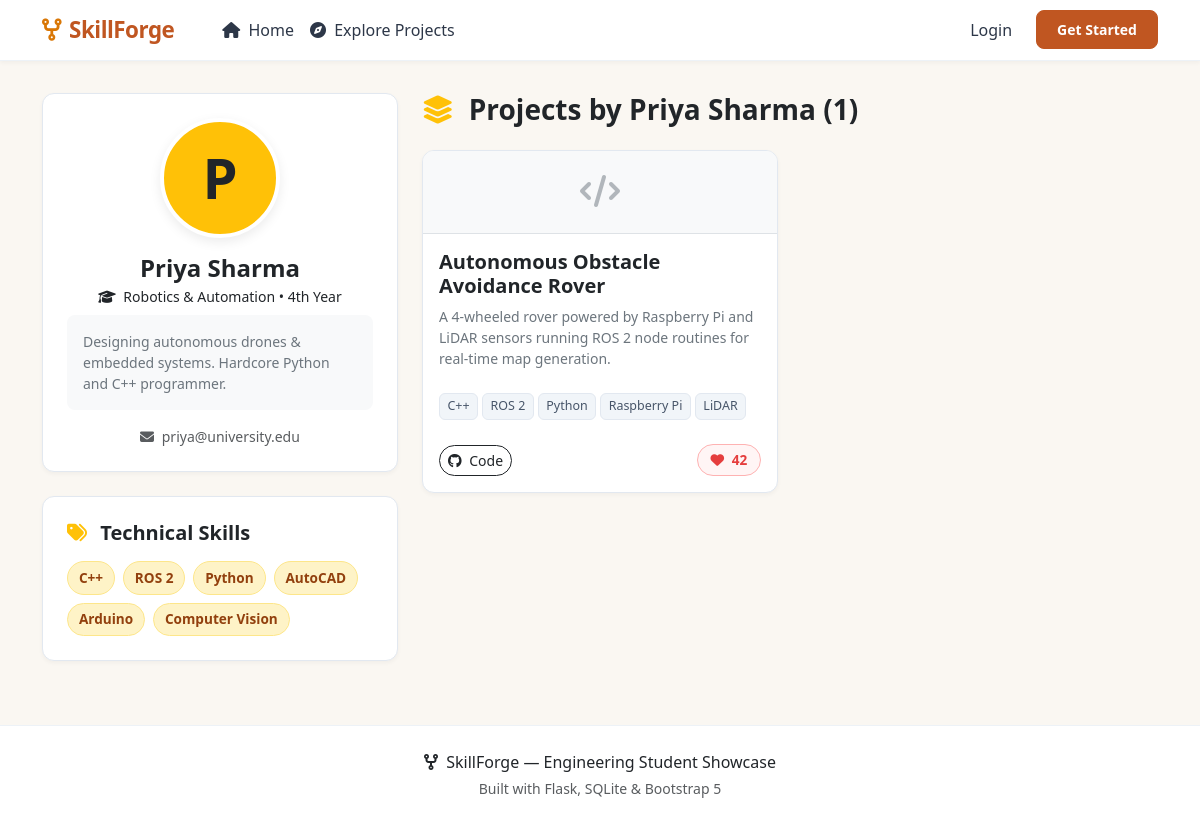
/user/2, run on the app's committed database.
### app.py (models this page shows, shortened)
class User(db.Model):
    id = db.Column(db.Integer, primary_key=True)
    name = db.Column(db.String(100), nullable=False)
    email = db.Column(db.String(120), unique=True, nullable=False)
    password_hash = db.Column(db.String(256), nullable=False)
    branch = db.Column(db.String(100), nullable=True)
    year = db.Column(db.String(20), nullable=True)
    bio = db.Column(db.Text, nullable=True)
    profile_pic = db.Column(db.String(255), nullable=True, default='default_avatar.png')
    created_at = db.Column(db.DateTime, default=datetime.utcnow)
    skills = db.relationship('Skill', backref='user', lazy=True, cascade="all, delete-orphan")
    projects = db.relationship('Project', backref='user', lazy=True, cascade="all, delete-orphan")

class Skill(db.Model):
    id = db.Column(db.Integer, primary_key=True)
    user_id = db.Column(db.Integer, db.ForeignKey('user.id'), nullable=False)
    skill_name = db.Column(db.String(50), nullable=False)

class Project(db.Model):
    id = db.Column(db.Integer, primary_key=True)
    user_id = db.Column(db.Integer, db.ForeignKey('user.id'), nullable=False)
    title = db.Column(db.String(150), nullable=False)
    description = db.Column(db.Text, nullable=False)
    tech_used = db.Column(db.String(200), nullable=True)
    github_link = db.Column(db.String(255), nullable=True)
    image = db.Column(db.String(255), nullable=True)
    likes = db.Column(db.Integer, default=0)
    created_at = db.Column(db.DateTime, default=datetime.utcnow)

### app.py (the view)
@app.route('/user/<int:user_id>')
def public_profile(user_id):
    user = User.query.get_or_404(user_id)
    return render_template('public_profile.html', user=user)

### app.py (called while the page is built)
@app.context_processor
def inject_user():
    current_user = None
    if 'user_id' in session:
        current_user = User.query.get(session['user_id'])
    return dict(current_user=current_user)

### templates/public_profile.html (shortened to what this page needs)
{% extends "base.html" %}
{% block content %}
<div class="row g-4 py-3">
    <div class="col-lg-4">
        <div class="card card-custom p-4 text-center mb-4">
            <div class="position-relative d-inline-block mx-auto mb-3">
                {% if user.profile_pic and user.profile_pic != 'default_avatar.png' %}
                    <img src="{{ url_for('static', filename='uploads/' + user.profile_pic) }}" class="profile-avatar" alt="{{ user.name }}">
                {% else %}
                    <div class="profile-avatar bg-warning text-dark d-flex align-items-center justify-content-center fw-bold display-4 mx-auto">
                        {{ user.name[0] | upper }}
                    </div>
                {% endif %}
            </div>
            <h4 class="fw-bold text-dark mb-1">{{ user.name }}</h4>
            <p class="text-amber fw-medium small mb-2">
                <i class="fa-solid fa-graduation-cap me-1"></i> {{ user.branch or 'Department Not Specified' }}
                {% if user.year %} &bull; {{ user.year }}{% endif %}
            </p>
            <p class="text-secondary small mb-3 text-start bg-light p-3 rounded-3">
                {% if user.bio %}
                    {{ user.bio }}
                {% else %}
                    <em class="text-muted">No bio provided.</em>
                {% endif %}
            </p>
            <div class="text-muted small">
                <i class="fa-solid fa-envelope me-1"></i> {{ user.email }}
            </div>
        </div>
        <div class="card card-custom p-4">
            <h5 class="fw-bold text-dark mb-3">
                <i class="fa-solid fa-tags text-warning me-2"></i> Technical Skills
            </h5>
            <div class="d-flex flex-wrap gap-2">
                {% for skill in user.skills %}
                    <span class="skill-badge">{{ skill.skill_name }}</span>
                {% else %}
                    <p class="text-muted small mb-0">No technical skills listed.</p>
                {% endfor %}
            </div>
        </div>
    </div>
    <div class="col-lg-8">
        <h3 class="fw-bold text-dark mb-4">
            <i class="fa-solid fa-layer-group text-warning me-2"></i> Projects by {{ user.name }} ({{ user.projects | length }})
        </h3>
        <div class="row g-4">
            {% for project in user.projects %}
                <div class="col-md-6">
                    <div class="card card-custom h-100">
                        {% if project.image %}
                            <img src="{{ url_for('static', filename='uploads/' + project.image) }}" class="card-img-top" style="height: 170px; object-fit: cover;" alt="{{ project.title }}">
                        {% else %}
                            <div class="bg-light text-center py-4 border-bottom">
                                <i class="fa-solid fa-code fa-2x text-secondary opacity-50"></i>
                            </div>
                        {% endif %}
                        <div class="card-body d-flex flex-column">
                            <h5 class="card-title fw-bold text-dark mb-2">{{ project.title }}</h5>
                            <p class="card-text text-secondary small flex-grow-1">
                                {{ project.description }}
                            </p>
                            {% if project.tech_used %}
                                <div class="d-flex flex-wrap gap-1 my-2">
                                    {% for tech in project.tech_used.split(',') %}
                                        <span class="tech-tag">{{ tech.strip() }}</span>
                                    {% endfor %}
                                </div>
                            {% endif %}
                        </div>
                        <div class="card-footer bg-transparent border-top-0 d-flex justify-content-between align-items-center pb-3 pt-0">
                            {% if project.github_link %}
                                <a href="{{ project.github_link }}" target="_blank" class="btn btn-sm btn-outline-dark rounded-pill">
                                    <i class="fa-brands fa-github me-1"></i> Code
                                </a>
                            {% else %}
                                <span></span>
                            {% endif %}
                            <button class="btn btn-like btn-like-ajax" data-project-id="{{ project.id }}">
                                <i class="fa-solid fa-heart me-1"></i> <span class="like-count">{{ project.likes }}</span>
                            </button>
                        </div>
                    </div>
                </div>
            {% else %}
                <div class="col-12 text-center py-5 bg-white rounded-4 border">
                    <p class="text-muted mb-0">This student has not added any projects yet.</p>
                </div>
            {% endfor %}
        </div>
    </div>
</div>
{% endblock %}

### templates/base.html (shortened to what this page needs)
<!DOCTYPE html>
<html lang="en">
<head>
    <link href="https://cdn.jsdelivr.net/npm/bootstrap@5.3.2/dist/css/bootstrap.min.css" rel="stylesheet">
    <link href="https://cdnjs.cloudflare.com/ajax/libs/font-awesome/6.4.0/css/all.min.css" rel="stylesheet">
    <link href="{{ url_for('static', filename='css/style.css') }}" rel="stylesheet">
</head>
<body>
    <nav class="navbar navbar-expand-lg navbar-custom sticky-top py-2">
        <div class="container">
            <a class="navbar-brand navbar-brand-logo d-flex align-items-center gap-2" href="{{ url_for('home') }}">
                <i class="fa-solid fa-code-fork"></i>
                <span>SkillForge</span>
            </a>
            <div class="collapse navbar-collapse" id="navbarContent">
                <ul class="navbar-nav me-auto mb-2 mb-lg-0 ms-lg-4">
                    <li class="nav-item">
                        <a class="nav-link" href="{{ url_for('home') }}"><i class="fa-solid fa-house me-1"></i> Home</a>
                    </li>
                    <li class="nav-item">
                        <a class="nav-link" href="{{ url_for('explore') }}"><i class="fa-solid fa-compass me-1"></i> Explore Projects</a>
                    </li>
                </ul>
                <ul class="navbar-nav ms-auto align-items-lg-center gap-2">
                    {% if session.user_id %}
                        <li class="nav-item">
                            <a class="btn btn-sm btn-outline-custom me-2" href="{{ url_for('add_project') }}">
                                <i class="fa-solid fa-plus me-1"></i> Add Project
                            </a>
                        </li>
                        <li class="nav-item dropdown">
                            <a class="nav-link dropdown-toggle d-flex align-items-center gap-2" href="#" role="button" data-bs-toggle="dropdown">
                                {% if current_user and current_user.profile_pic and current_user.profile_pic != 'default_avatar.png' %}
                                    <img src="{{ url_for('static', filename='uploads/' + current_user.profile_pic) }}" class="profile-avatar-sm" alt="Profile">
                                {% else %}
                                    <div class="profile-avatar-sm bg-warning d-flex align-items-center justify-content-center fw-bold text-dark">
                                        {{ session.user_name[0] | upper }}
                                    </div>
                                {% endif %}
                                <span>{{ session.user_name }}</span>
                            </a>
                            <ul class="dropdown-menu dropdown-menu-end shadow-sm border-0">
                                <li><a class="dropdown-item" href="{{ url_for('dashboard') }}"><i class="fa-solid fa-user me-2 text-primary"></i> Dashboard</a></li>
                                <li><a class="dropdown-item" href="{{ url_for('edit_profile') }}"><i class="fa-solid fa-gear me-2 text-muted"></i> Edit Profile</a></li>
                                <li><hr class="dropdown-divider"></li>
                                <li><a class="dropdown-item text-danger" href="{{ url_for('logout') }}"><i class="fa-solid fa-right-from-bracket me-2"></i> Logout</a></li>
                            </ul>
                        </li>
                    {% else %}
                        <li class="nav-item">
                            <a class="nav-link" href="{{ url_for('login') }}">Login</a>
                        </li>
                        <li class="nav-item">
                            <a class="btn btn-primary-custom btn-sm ms-2" href="{{ url_for('register') }}">Get Started</a>
                        </li>
                    {% endif %}
                </ul>
            </div>
        </div>
    </nav>
    <div class="container mt-3 main-wrapper">
        {% block content %}{% endblock %}
    </div>
    <footer class="py-4 mt-5">
        <div class="container text-center">
            <p class="mb-1 fw-medium text-dark"><i class="fa-solid fa-code-fork text-amber me-1"></i> SkillForge &mdash; Engineering Student Showcase</p>
            <p class="small text-muted mb-0">Built with Flask, SQLite & Bootstrap 5</p>
        </div>
    </footer>
</body>
</html>

### static/css/style.css (style rules this page uses)
:root { --primary: #c05621; --primary-hover: #9c4214; --primary-light: #fef3c7; --accent: #d97706; --bg-main: #faf7f2; --bg-card: #ffffff; --text-dark: #2d3748; --text-muted: #718096; --border-color: #e2e8f0; --shadow-sm: 0 2px 4px rgba(0,0,0,0.04); --shadow-md: 0 4px 12px rgba(0,0,0,0.08); --radius: 12px; }
body { background-color: var(--bg-main); color: var(--text-dark); font-family: 'Segoe UI', system-ui, -apple-system, Roboto, sans-serif; min-height: 100vh; display: flex; flex-direction: column; }
.main-wrapper { flex: 1; }
.navbar-custom { background-color: #ffffff; border-bottom: 1px solid #edf2f7; box-shadow: var(--shadow-sm); }
.navbar-brand-logo { font-weight: 800; font-size: 1.4rem; color: var(--primary) !important; letter-spacing: -0.5px; }
.navbar-brand-logo i { color: var(--accent); }
.nav-link { font-weight: 500; color: var(--text-dark); transition: color 0.2s ease; }
.card-custom { background: var(--bg-card); border: 1px solid var(--border-color); border-radius: var(--radius); box-shadow: var(--shadow-sm); transition: transform 0.2s ease, box-shadow 0.2s ease; overflow: hidden; }
.btn-primary-custom { background-color: var(--primary); border-color: var(--primary); color: #ffffff; font-weight: 600; border-radius: 8px; padding: 0.5rem 1.25rem; transition: all 0.2s ease; }
.skill-badge { background-color: var(--primary-light); color: #92400e; font-weight: 600; font-size: 0.85rem; padding: 0.4em 0.8em; border-radius: 20px; display: inline-flex; align-items: center; gap: 0.4rem; border: 1px solid #fde68a; }
.tech-tag { background-color: #f1f5f9; color: #475569; font-size: 0.78rem; font-weight: 500; padding: 0.25em 0.6em; border-radius: 6px; border: 1px solid #e2e8f0; }
.profile-avatar { width: 120px; height: 120px; object-fit: cover; border-radius: 50%; border: 4px solid #ffffff; box-shadow: var(--shadow-md); }
.btn-like { color: #e53e3e; border-color: #feb2b2; background-color: #fff5f5; border-radius: 20px; font-weight: 600; font-size: 0.85rem; padding: 0.3rem 0.8rem; transition: all 0.2s ease; }
footer { background-color: #ffffff; border-top: 1px solid #edf2f7; color: var(--text-muted); }

### data on the page
User: name "P", name "Priya Sharma", branch "Robotics & Automation", year "4th Year", bio "Designing autonomous drones & embedded systems. Hardcore Python and C++ programmer.", email "priya@university.edu"
Skill: skill_name "C++"
Skill: skill_name "ROS 2"
Skill: skill_name "Python"
Skill: skill_name "AutoCAD"
Skill: skill_name "Arduino"
Skill: skill_name "Computer Vision"
Project: title "Autonomous Obstacle Avoidance Rover", description "A 4-wheeled rover powered by Raspberry Pi and LiDAR sensors running ROS 2 node routines for real-time map generation.", strip "C++" "ROS 2" "Python" "Raspberry Pi" "LiDAR", likes "42"

### other printed values
{{ user.projects | length }} "1"
